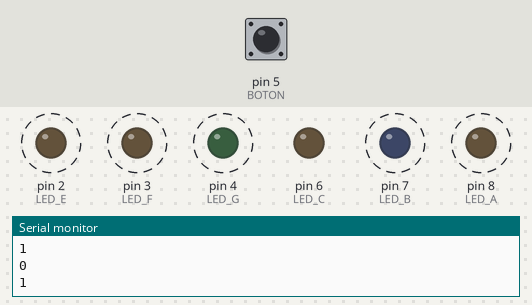
The sketch below on a simulated Arduino Uno, built with avr-gcc and run on an emulated ATmega328P. Parts: output pins drawn as LEDs (lit = HIGH), the last lines printed to the serial monitor. Dashed ring = blinking. The test bench sets the inputs (shaded band); at power-on: pin 5 (BOTON) LOW. Pins used as bus, display or sensor lines are not drawn.

Above: at 1.25 s.
1.3 s: pin 5 (BOTON) pulled HIGH for 0.25 s
At 1.55 s:
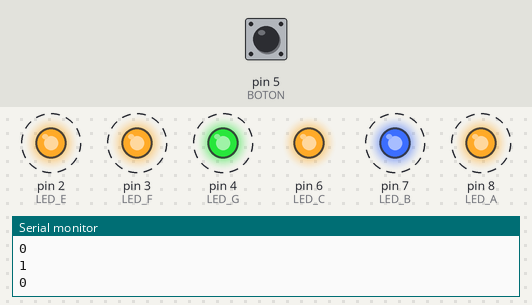
4.3 s: pin 5 (BOTON) pulled HIGH for 1 s
At 4.75 s:
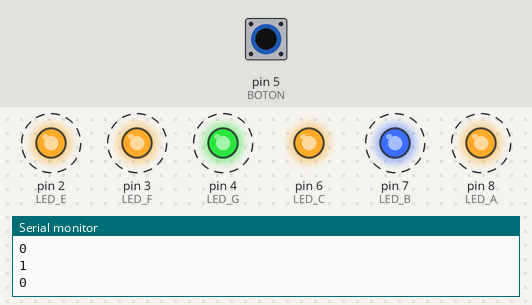
7.3 s: pin 5 (BOTON) pulled HIGH for 3.2 s
At 7.55 s:
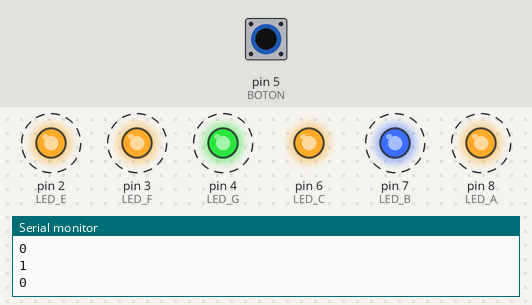
Timing chart, 0 to 18.0 s (numbered marks = the images above; inputs shaded):
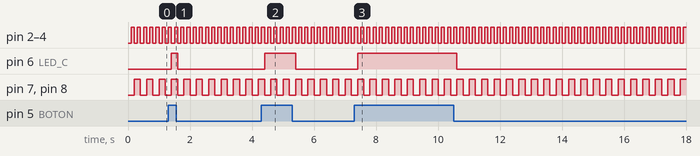

The sketch:

apadea_sin_delay_y_cuando_pulso_pulsador_se_apaga_led_yea_bu.ino
```cpp
int juego = 0;
#define LED_A 8
#define LED_B 7
#define LED_C 6
#define LED_D 1
#define LED_E 2
#define LED_F 3
#define LED_G 4
#define BOTON 5
#define ON 1
#define OFF 0
#define TRUE 1
#define FALSE 0
int x = 0;
void setup() {
  // put your setup code here, to run once:
  Serial.begin(9600);
  pinMode(LED_A, OUTPUT);
  pinMode(LED_B, OUTPUT);
  pinMode(LED_C, OUTPUT);
  pinMode(LED_D, OUTPUT);
  pinMode(LED_E, OUTPUT);
  pinMode(LED_F, OUTPUT);
  pinMode(LED_G, OUTPUT);
  pinMode(BOTON, INPUT);//por defecto esta asi
  if(x == 0){
    Serial.println("Se cumple");
  }
}

void loop() {
  // put your main code here, to run repeatedly:
  loop_led_a();
  loop_led_b();
  loop_led_c();
  digitalWrite(1, LOW);
  digitalWrite(2, LOW);
  digitalWrite(3, LOW);
  digitalWrite(4, LOW);
  delay(100);
  digitalWrite(1, HIGH);
  digitalWrite(2, HIGH);
  digitalWrite(3, HIGH);
  digitalWrite(4, HIGH);
  delay(100);
}

void loop_led_a()
{
  //misma variable de tiempo utiliza contador arduino
  static long ultimo_cambio = 0;//generanso variable generica de 64bits me permite tener mayo cant N enteros
  static int Estado_LED = OFF;

  long hora = millis();
  Serial.println(Estado_LED);

  if (hora - ultimo_cambio >100){
      ultimo_cambio = hora;


      if(Estado_LED == ON){
          digitalWrite(LED_A, LOW);
          Estado_LED = OFF;
      }else{
         digitalWrite(LED_A, HIGH);
         Estado_LED = ON ;
      }

  }
}

void loop_led_b()
{
  static long ultimo_cambio = 0;//generanso variable generica de 64bits me permite tener mayo cant N enteros
  static int Estado_LED = OFF;

  long hora = millis();

  if (hora - ultimo_cambio >100){
      ultimo_cambio = hora;
//asi como dos formas de hacerlo mismo abajo
      Estado_LED = !Estado_LED;
      digitalWrite(LED_B, Estado_LED);

    //  if(Estado_LED == ON){
    //      digitalWrite(LED_B, LOW);
    //      Estado_LED = OFF;
    //  }else{
   //      digitalWrite(LED_B, HIGH);
    //     Estado_LED = ON ;
   //   }

      }
}

void loop_led_c()
{

  digitalWrite(LED_C, digitalRead(BOTON));
}
```

Measured:
- after the input at 1.3 s, pin 6 (LED_C): LOW → HIGH after 0.10 s, → LOW 0.20 s later
- after the input at 4.3 s, pin 6 (LED_C): LOW → HIGH after 0.10 s, → LOW 1.0 s later
- after the input at 7.3 s, pin 6 (LED_C): LOW → HIGH after 0.11 s, → LOW 3.2 s later
- by itself, pin 2 (LED_E), pin 3 (LED_F), pin 4 (LED_G): alternates HIGH for 0.10 s and LOW for 0.10 s
- by itself, pin 7 (LED_B), pin 8 (LED_A): alternates HIGH for 0.20 s and LOW for 0.20 s
